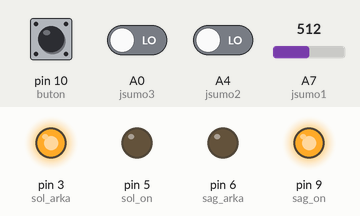
This sketch was run on a simulated Arduino Nano, built with avr-gcc and run on an emulated ATmega328P. Shown: output pins drawn as LEDs (lit = HIGH). Dashed ring = blinking. The inputs (shaded band) are chosen by the test bench; at power-on: A7 (jsumo1) = 512, A0 (jsumo3) LOW, A4 (jsumo2) LOW, pin 10 (buton) HIGH.

Above: at 1.4 s.
1.5 s: A7 (jsumo1) set to 416
3.0 s: A7 (jsumo1) set to 393
At 3.24 s:
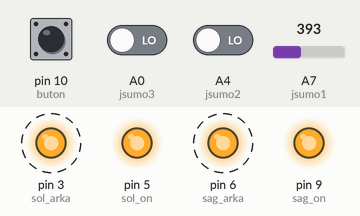
6.0 s: A0 (jsumo3) driven HIGH
At 6.7 s:
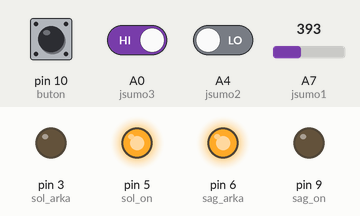
7.5 s: A0 (jsumo3) driven LOW
At 7.74 s:
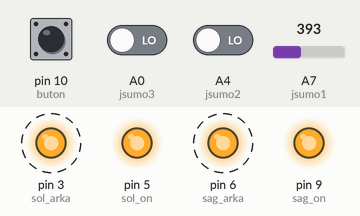
10.5 s: A4 (jsumo2) driven HIGH
Timing chart, 0 to 13.0 s (numbered marks = the images above; inputs shaded):
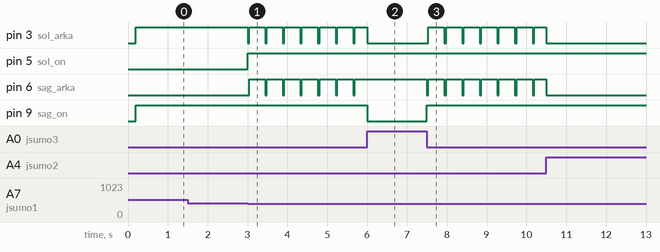

Measured:
- the behaviour switches between 401 and 400 on A7 (jsumo1) (found by bisection; images 0 and 1)
- after the input at 1.5 s, every drawn part: stays the same
- after the input at 3.0 s, pin 3 (sol_arka), pin 6 (sag_arka): alternates HIGH for 0.40 s and LOW for 0.04 s, starting at once; pin 5 (sol_on): LOW → HIGH at once
- after the input at 6.0 s, pin 6 (sag_arka): stops changing and stays HIGH; pin 9 (sag_on): HIGH → LOW at once
- after the input at 7.5 s, pin 3 (sol_arka), pin 6 (sag_arka): alternates HIGH for 0.40 s and LOW for 0.04 s, starting at once; pin 9 (sag_on): LOW → HIGH at once

The sketch:

mini_sumo.ino
```cpp
unsigned long eskiZaman = 0;
unsigned long kacisBaslangic = 0;
int durum = 0;
int kacisAsamasi = 0;
unsigned long start_time = 0;
#define IR_BLOCK_TIME 0
#define SAG_STABLE_MS 10
#define SOL_STABLE_MS 10
#define ON_STABLE_MS 10
#define START_FILTER_WINDOW_MS 50

#define ADIM_SURESI 40
#define DURMA_SURESI 400
#define TAKTIK_180_SURESI 1500
#define KACIS_GERI_SURESI 150
#define KACIS_DONUS_SURESI 190
#define PWM_FULL 255
#define PWM_ARAMA 170
const bool QTR_AKTIF = false ;

const int sol_on = 5;
const int sol_arka = 3;
const int sag_arka = 6;
const int sag_on = 9;
int jsumo1 = A7, jsumo2 = A4, jsumo3 = A0;
int QTR = A1, buton = 10, kumanda = 2;
int taktik_sol = 12, taktik_sag = 11;

int sol_veri, on_veri, sag_veri, qtr;
int taktik_phase = 0;

unsigned long sag_high_since = 0;
int sag_raw_last = 0;
unsigned long sol_high_since = 0;
int sol_raw_last = 0;
unsigned long on_high_since = 0;
int on_raw_last = 0;

int start_filter_enabled() {
  if (start_time == 0) return 0;
  return (millis() - start_time <= START_FILTER_WINDOW_MS) ? 1 : 0;
}

int sensor_filter_enabled() {
  return start_filter_enabled();
}

int sag_sensor_stable(int raw) {
  unsigned long now = millis();

  if (!sensor_filter_enabled()) {
    sag_raw_last = 0;
    sag_high_since = 0;
    return raw ? 1 : 0;
  }

  if (raw) {
    if (!sag_raw_last) {
      sag_high_since = now;
    }
    sag_raw_last = 1;
    return (now - sag_high_since >= SAG_STABLE_MS) ? 1 : 0;
  }

  sag_raw_last = 0;
  sag_high_since = 0;
  return 0;
}

int sol_sensor_stable(int raw) {
  unsigned long now = millis();

  if (!sensor_filter_enabled()) {
    sol_raw_last = 0;
    sol_high_since = 0;
    return raw ? 1 : 0;
  }

  if (raw) {
    if (!sol_raw_last) {
      sol_high_since = now;
    }
    sol_raw_last = 1;
    return (now - sol_high_since >= SOL_STABLE_MS) ? 1 : 0;
  }

  sol_raw_last = 0;
  sol_high_since = 0;
  return 0;
}

int on_sensor_stable(int raw) {
  unsigned long now = millis();

  if (!sensor_filter_enabled()) {
    on_raw_last = 0;
    on_high_since = 0;
    return raw ? 1 : 0;
  }

  if (raw) {
    if (!on_raw_last) {
      on_high_since = now;
    }
    on_raw_last = 1;
    return (now - on_high_since >= ON_STABLE_MS) ? 1 : 0;
  }

  on_raw_last = 0;
  on_high_since = 0;
  return 0;
}

void setup() {

  pinMode(sol_on, OUTPUT); pinMode(sol_arka, OUTPUT);
  pinMode(sag_on, OUTPUT); pinMode(sag_arka, OUTPUT);
  pinMode(jsumo1, INPUT); pinMode(jsumo2, INPUT); pinMode(jsumo3, INPUT);
  pinMode(QTR, INPUT); pinMode(buton, INPUT); pinMode(kumanda, INPUT);
  pinMode(taktik_sol, INPUT); pinMode(taktik_sag, INPUT);

  delay(200);


  // --- KUMANDA BEKLEME (NON-BLOCKING + FİLTRELİ) ---
if (digitalRead(buton) == LOW) {
  taktik_phase = 1;
  while (digitalRead(kumanda) == HIGH) {

  }
  start_time = millis(); // IR parazit filtresi için başlangıç
}


  unsigned long t_basla = millis();
  while (millis() - t_basla < TAKTIK_180_SURESI) {

    sol_veri = sol_sensor_stable((analogRead(jsumo1) > 400) ? 1 : 0);
    on_veri = on_sensor_stable(digitalRead(jsumo2));
    sag_veri = sag_sensor_stable(digitalRead(jsumo3));


    if ((on_veri || sol_veri || sag_veri) && ( millis() > (start_time + IR_BLOCK_TIME))) {
      break;
    }


    if (digitalRead(taktik_sol)) sol_don_pwm(PWM_FULL);
    else if (digitalRead(taktik_sag)) sag_don_pwm(PWM_FULL);
  }
  taktik_phase = 0;

  dur();
}

void loop() {
  sensor_oku();
  hareket();
}

void sensor_oku() {
  qtr = QTR_AKTIF ? ((analogRead(QTR) < 600) ? 1 : 0) : 0;
  sol_veri = sol_sensor_stable((analogRead(jsumo1) > 400) ? 1 : 0);
  on_veri = on_sensor_stable(digitalRead(jsumo2));
  sag_veri = sag_sensor_stable(digitalRead(jsumo3));
}

void hareket() {
  if (!QTR_AKTIF) {
    kacisAsamasi = 0;
  }


  if (QTR_AKTIF && qtr == 1 && kacisAsamasi == 0) {
    kacisAsamasi = 1;
    kacisBaslangic = millis();
  }

  if (QTR_AKTIF && kacisAsamasi == 1) {
    geri_ilerle_pwm(PWM_FULL);
    if (millis() - kacisBaslangic > KACIS_GERI_SURESI) {
      kacisAsamasi = 2;
      kacisBaslangic = millis();
    }
    return;
  }

  if (QTR_AKTIF && kacisAsamasi == 2) {
    if (digitalRead(taktik_sol)) sol_don_pwm(PWM_FULL);
    else if (digitalRead(taktik_sag)) sag_don_pwm(PWM_FULL);

    if (on_veri || sol_veri || sag_veri || (millis() - kacisBaslangic > KACIS_DONUS_SURESI)) {
      kacisAsamasi = 0;
    }
    return;
  }


  if (on_veri) {
    on_ilerle_pwm(PWM_FULL);
  }
  else if (sol_veri) {


    digitalWrite(sol_on, LOW); digitalWrite(sol_arka, HIGH);
    digitalWrite(sag_on, HIGH); digitalWrite(sag_arka, LOW);
  }
  else if (sag_veri) {


    digitalWrite(sol_on, HIGH); digitalWrite(sol_arka, LOW);
    digitalWrite(sag_on, LOW); digitalWrite(sag_arka, HIGH);
  }

  else {
    tara_adimli();
  }
}

void on_ilerle_pwm(int hiz) { analogWrite(sol_on, 255); digitalWrite(sol_arka, 0); analogWrite(sag_on, 255); digitalWrite(sag_arka, 0); }
void geri_ilerle_pwm(int hiz) { digitalWrite(sol_on, 0); analogWrite(sol_arka, 255); digitalWrite(sag_on, 0); analogWrite(sag_arka, 255); }
void sol_don_pwm(int hiz) { digitalWrite(sol_on, 0); analogWrite(sol_arka, 255); analogWrite(sag_on, 255); digitalWrite(sag_arka, 0); }
void sag_don_pwm(int hiz) { analogWrite(sol_on, 255); digitalWrite(sol_arka, 0); digitalWrite(sag_on, 0); analogWrite(sag_arka, 255); }
void dur() { digitalWrite(sol_on, 255); digitalWrite(sol_arka, 255); digitalWrite(sag_on, 255); digitalWrite(sag_arka, 255); }

void tara_adimli() {
  unsigned long suAn = millis();
  if (durum == 0) {
    dur();
    if (suAn - eskiZaman > DURMA_SURESI) { eskiZaman = suAn; durum = 1; }
  } else {
    on_ilerle_pwm(PWM_ARAMA);
    if (suAn - eskiZaman > ADIM_SURESI) { eskiZaman = suAn; durum = 0; }
  }
}
```
